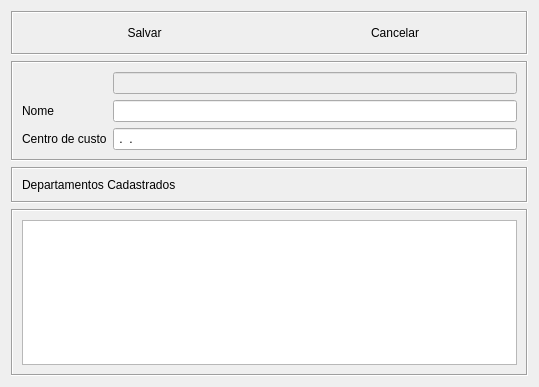
<?xml version="1.0" encoding="UTF-8"?>
<ui version="4.0">
 <class>departamento</class>
 <widget class="QDialog" name="departamento">
  <property name="enabled">
   <bool>true</bool>
  </property>
  <property name="geometry">
   <rect>
    <x>0</x>
    <y>0</y>
    <width>539</width>
    <height>387</height>
   </rect>
  </property>
  <property name="windowTitle">
   <string>Cadastro de departamentos</string>
  </property>
  <property name="windowIcon">
   <iconset resource="img.qrc">
    <normaloff>:/newPrefix/images/departamento.png</normaloff>:/newPrefix/images/departamento.png</iconset>
  </property>
  <layout class="QVBoxLayout" name="verticalLayout_2">
   <item>
    <widget class="QFrame" name="frame_4">
     <property name="frameShape">
      <enum>QFrame::Box</enum>
     </property>
     <property name="frameShadow">
      <enum>QFrame::Sunken</enum>
     </property>
     <layout class="QHBoxLayout" name="horizontalLayout_4">
      <item>
       <widget class="QPushButton" name="btSalvar">
        <property name="enabled">
         <bool>true</bool>
        </property>
        <property name="text">
         <string>Salvar</string>
        </property>
        <property name="icon">
         <iconset resource="img.qrc">
          <normaloff>:/newPrefix/images/button_ok.png</normaloff>:/newPrefix/images/button_ok.png</iconset>
        </property>
        <property name="flat">
         <bool>true</bool>
        </property>
       </widget>
      </item>
      <item>
       <widget class="QPushButton" name="btCancelar">
        <property name="enabled">
         <bool>true</bool>
        </property>
        <property name="text">
         <string>Cancelar</string>
        </property>
        <property name="icon">
         <iconset resource="img.qrc">
          <normaloff>:/newPrefix/images/button_cancel.png</normaloff>:/newPrefix/images/button_cancel.png</iconset>
        </property>
        <property name="flat">
         <bool>true</bool>
        </property>
       </widget>
      </item>
     </layout>
    </widget>
   </item>
   <item>
    <widget class="QFrame" name="frame">
     <property name="frameShape">
      <enum>QFrame::Box</enum>
     </property>
     <property name="frameShadow">
      <enum>QFrame::Sunken</enum>
     </property>
     <layout class="QVBoxLayout" name="verticalLayout">
      <item>
       <layout class="QFormLayout" name="formLayout_2">
        <property name="fieldGrowthPolicy">
         <enum>QFormLayout::AllNonFixedFieldsGrow</enum>
        </property>
        <item row="1" column="0">
         <widget class="QLabel" name="label">
          <property name="text">
           <string>Nome</string>
          </property>
         </widget>
        </item>
        <item row="1" column="1">
         <widget class="QLineEdit" name="EditNome">
          <property name="enabled">
           <bool>true</bool>
          </property>
         </widget>
        </item>
        <item row="2" column="0">
         <widget class="QLabel" name="label_2">
          <property name="text">
           <string>Centro de custo</string>
          </property>
         </widget>
        </item>
        <item row="2" column="1">
         <widget class="QLineEdit" name="EditCentroCusto">
          <property name="enabled">
           <bool>true</bool>
          </property>
          <property name="inputMask">
           <string>#.##.## ; </string>
          </property>
         </widget>
        </item>
        <item row="0" column="1">
         <widget class="QLineEdit" name="EditID">
          <property name="enabled">
           <bool>false</bool>
          </property>
         </widget>
        </item>
       </layout>
      </item>
     </layout>
    </widget>
   </item>
   <item>
    <widget class="QFrame" name="frame_2">
     <property name="frameShape">
      <enum>QFrame::Box</enum>
     </property>
     <property name="frameShadow">
      <enum>QFrame::Sunken</enum>
     </property>
     <layout class="QHBoxLayout" name="horizontalLayout_2">
      <item>
       <widget class="QLabel" name="label_5">
        <property name="text">
         <string>Departamentos Cadastrados</string>
        </property>
       </widget>
      </item>
     </layout>
    </widget>
   </item>
   <item>
    <widget class="QFrame" name="frame_3">
     <property name="frameShape">
      <enum>QFrame::Box</enum>
     </property>
     <property name="frameShadow">
      <enum>QFrame::Sunken</enum>
     </property>
     <layout class="QHBoxLayout" name="horizontalLayout_3">
      <item>
       <widget class="QTableView" name="tabela">
        <property name="editTriggers">
         <set>QAbstractItemView::NoEditTriggers</set>
        </property>
        <property name="tabKeyNavigation">
         <bool>false</bool>
        </property>
        <property name="alternatingRowColors">
         <bool>true</bool>
        </property>
        <property name="selectionMode">
         <enum>QAbstractItemView::SingleSelection</enum>
        </property>
        <property name="selectionBehavior">
         <enum>QAbstractItemView::SelectRows</enum>
        </property>
        <property name="sortingEnabled">
         <bool>true</bool>
        </property>
        <attribute name="horizontalHeaderShowSortIndicator" stdset="0">
         <bool>true</bool>
        </attribute>
        <attribute name="horizontalHeaderStretchLastSection">
         <bool>true</bool>
        </attribute>
       </widget>
      </item>
     </layout>
    </widget>
   </item>
  </layout>
  <zorder>frame_3</zorder>
  <zorder>frame_2</zorder>
  <zorder>frame</zorder>
  <zorder>frame_4</zorder>
 </widget>
 <resources>
  <include location="img.qrc"/>
 </resources>
 <connections/>
</ui>
